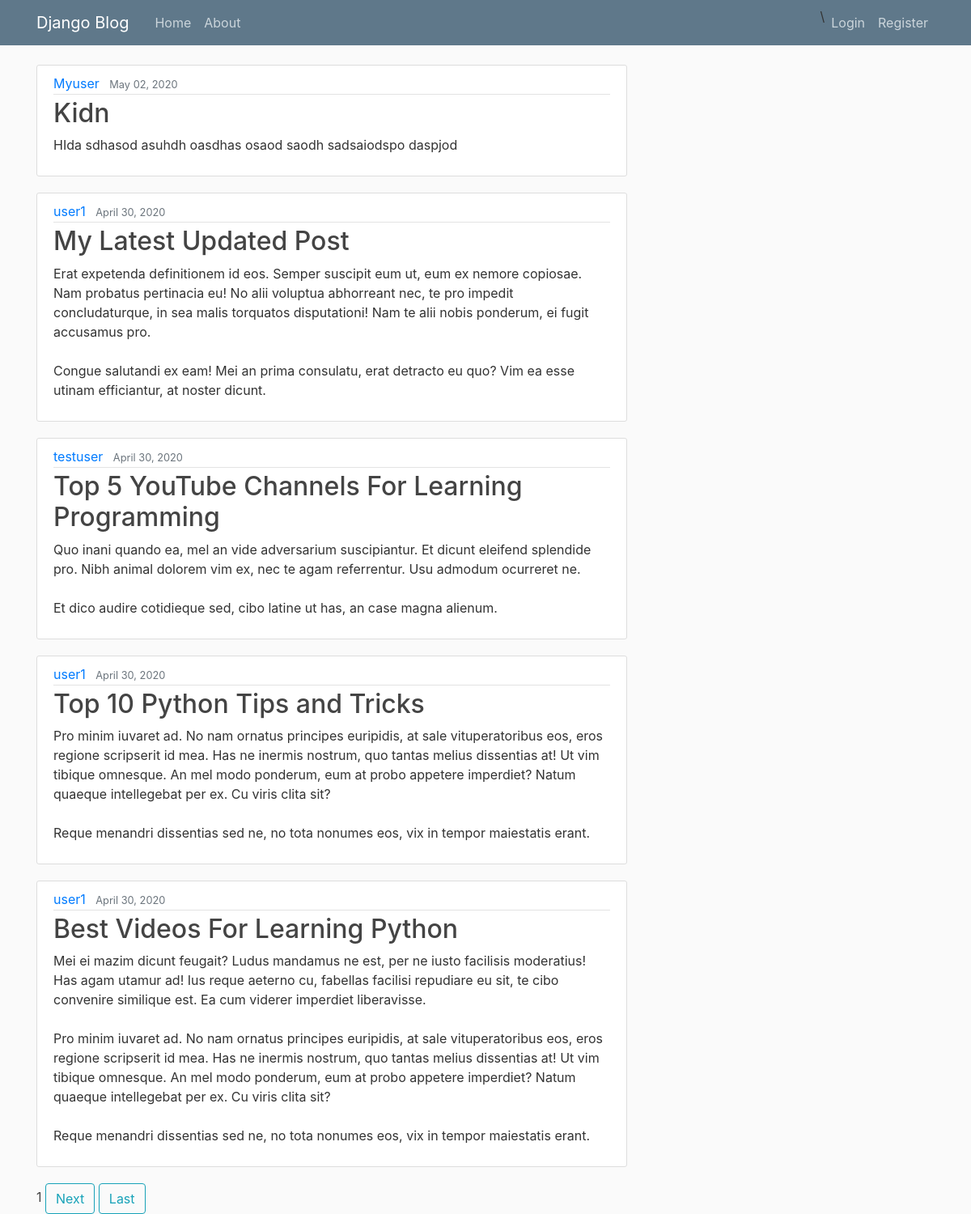
Screenshot of /blog/ with the database file from the repository.
### Blog/models.py (models this page shows, shortened)
class Post(models.Model):
	title=models.CharField(max_length=100)
	content=models.TextField()
	date_posted = models.DateTimeField(default=timezone.now)
	author=models.ForeignKey(User,on_delete=models.CASCADE)

### Blog/views.py (the view)
# urls.py: path('',PostListView.as_view(),name='blog-home'),
class PostListView(ListView):
	model=Post
	template_name='blog/home.html'
	context_object_name='posts'
	ordering=['-date_posted']
	paginate_by=5

### Blog/templates/Blog/home.html (shortened to what this page needs)
{%extends 'Blog/base.html'%}
{%block content%}
{%for post in posts%}
<article class="media content-section">
  <div class="media-body">
    <div class="article-metadata">
      <a class="mr-2" href="{%url 'user-posts' post.author.username%}">{{ post.author }}</a>
      <small class="text-muted">{{ post.date_posted | date:"F d, Y"}}</small>
    </div>
    <h2><a class="article-title" href="{%url 'post-detail' post.id%}">{{ post.title }}</a></h2>
    <p class="article-content">{{ post.content }}</p>
  </div>
</article>
{%endfor%}
{%if is_paginated%}
<a class="article-title" href="?page={{page_obj.number}}">{{page_obj.number}}</a>
{%if page_obj.has_next%}
<a class="btn btn-outline-info" href="?page={{page_obj.next_page_number}}">Next</a>
<a class="btn btn-outline-info" href="?page={{page_obj.paginator.num_pages}}">Last</a>
{%endif%}
{%endif%}
{%endblock content%}

### Blog/templates/Blog/base.html (shortened to what this page needs)
{% load static %}
<!DOCTYPE html>
<html>
<head>
    <link rel="stylesheet" href="https://maxcdn.bootstrapcdn.com/bootstrap/4.0.0/css/bootstrap.min.css">
<link rel="stylesheet" type="text/css" href="{%static 'blog/main.css' %}">
  </head>
<body>
	<header class="site-header">
  <nav class="navbar navbar-expand-md navbar-dark bg-steel fixed-top">
    <div class="container">
      <a class="navbar-brand mr-4" href="/">Django Blog</a>
      <div class="collapse navbar-collapse" id="navbarToggle">
        <div class="navbar-nav mr-auto">
          <a class="nav-item nav-link" href="{% url 'blog-home' %}">Home</a>
          <a class="nav-item nav-link" href="{% url 'blog-about' %}">About</a>
        </div>
        <div class="navbar-nav">\
          {%if user.is_authenticated%}
          <a class="nav-item nav-link" href="{%url 'post-create'%}">Create Post</a>
          <a class="nav-item nav-link" href="{%url 'profile'%}">Profile</a>
          <a class="nav-item nav-link" href="{%url 'logout'%}">Logout</a>
          {%else%}
          <a class="nav-item nav-link" href="{%url 'login'%}">Login</a>
          <a class="nav-item nav-link" href="{%url 'register'%}">Register</a>
          {%endif%}
        </div>
      </div>
    </div>
  </nav>
</header>
<main role="main" class="container">
  <div class="row">
    <div class="col-md-8">
      {% block content %}{% endblock %}
    </div>
  </div>
</main>
</body>
</html>

### Blog/static/blog/main.css (style rules this page uses)
body { background: #fafafa; color: #333333; margin-top: 5rem; }
h1, h2, h3, h4, h5, h6 { color: #444444; }
.bg-steel { background-color: #5f788a; }
.site-header .navbar-nav .nav-link { color: #cbd5db; }
.content-section { background: #ffffff; padding: 10px 20px; border: 1px solid #dddddd; border-radius: 3px; margin-bottom: 20px; }
.article-title { color: #444444; }
.article-content { white-space: pre-line; }
.article-metadata { padding-bottom: 1px; margin-bottom: 4px; border-bottom: 1px solid #e3e3e3 }

### rows the page displays
Post: author "Myuser", date_posted "May 02, 2020", title "Kidn", content "HIda sdhasod asuhdh oasdhas osaod saodh sadsaiodspo daspjod"
Post: author "user1", date_posted "April 30, 2020", title "My Latest Updated Post", content "Erat expetenda definitionem id eos. Semper suscipit eum ut, eum ex nemore copiosae. Nam probatus pertinacia eu! No alii voluptua abhorreant nec, te pro impedit concludaturque, in sea malis torquatos disputationi! Nam te alii nobis ponderum, ei fugit accusamus pro. Congue salutandi ex eam! Mei an prima consulatu, erat detracto eu quo? Vim ea esse utinam efficiantur, at noster dicunt."
Post: author "testuser", date_posted "April 30, 2020", title "Top 5 YouTube Channels For Learning Programming", content "Quo inani quando ea, mel an vide adversarium suscipiantur. Et dicunt eleifend splendide pro. Nibh animal dolorem vim ex, nec te agam referrentur. Usu admodum ocurreret ne. Et dico audire cotidieque sed, cibo latine ut has, an case magna alienum."
Post: author "user1", date_posted "April 30, 2020", title "Top 10 Python Tips and Tricks", content "Pro minim iuvaret ad. No nam ornatus principes euripidis, at sale vituperatoribus eos, eros regione scripserit id mea. Has ne inermis nostrum, quo tantas melius dissentias at! Ut vim tibique omnesque. An mel modo ponderum, eum at probo appetere imperdiet? Natum quaeque intellegebat per ex. Cu viris clita sit? Reque menandri dissentias sed ne, no tota nonumes eos, vix in tempor maiestatis erant."
Post: author "user1", date_posted "April 30, 2020", title "Best Videos For Learning Python", content "Mei ei mazim dicunt feugait? Ludus mandamus ne est, per ne iusto facilisis moderatius! Has agam utamur ad! Ius reque aeterno cu, fabellas facilisi repudiare eu sit, te cibo convenire similique est. Ea cum viderer imperdiet liberavisse. Pro minim iuvaret ad. No nam ornatus principes euripidis, at sale vituperatoribus eos, eros regione scripserit id mea. Has ne inermis nostrum, quo tantas melius dissentias at! Ut vim tibique omnesque. An mel modo ponderum, eum at probo appetere imperdiet? Natum quaeque intellegebat per ex. Cu viris clita sit? Reque menandri dissentias sed ne, no tota nonumes eos, vix in tempor maiestatis erant."

### other values shown
{{ page_obj.number }} "1"
